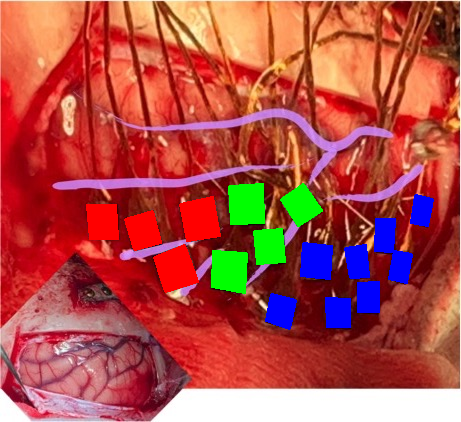
#> input picture code/NIN_canon/MAPPING/data_surgery/nilson_excel_surgery_photo_arrays_masked.png, 461 x 422 px, found by its file name
$ python arrays_in_cortex_mr_nilson.py
#> lines starting #> are read from the running program, lines starting #| are printed output that depends on the picture; after the words box and inside, x2 and y2 are one past the last pixel; in counts of white or black regions, pixels touching at a corner belong together
# -*- coding: utf-8 -*-
"""
Created on Tue Feb 13 16:14:32 2024

@author: Lozano


 >>> IN CONSTRUCTION


 The script is meant to go from the surgical picture to XY cortical locations of each
 array (and electrode).


Input:
    surgical picture (colored)
    a map that helps ordering the arrays to match the surgical picture


Output:
    dictionary with electrode positions, array IDs, area IDs and colors


 TODO:

     - make sure the order of the arrays is correct
     - make sure the orientation of the electrode numbers is correct
     - would be nice to modify the color code to match BR's mapping excel files
     - map each electrode to a jumper number, array number, channel number, instance number,
       cereplex M bank (A,B,C,D), stimulator number and stimulator bank (A, B), given the mapping
       used in Experiment 1. (This will be done in "mapping.py")


"""

#%%
import os
import cv2
import numpy as np
import matplotlib.pyplot as plt

rootpath = r"C:\Users\Radovan\OneDrive\Radboud\a_Internship\Antonio Lonzano\root\SlavsForSight\code\NIN_canon\MAPPING"
os.chdir(rootpath)


# Read the image
# image_path = r"C:\Users\Lozano\Desktop\NIN\Mr Nilson\nilson_excel_surgery_photo_arrays_masked.png"
image_path = rootpath + r"/data_surgery/nilson_excel_surgery_photo_arrays_masked.png"
image = cv2.imread(image_path)
#> image is the input picture: shape (422, 461, 3); mean B, G, R 71.5, 77.5, 176.1

# Define RGB values for red, green, and blue
red_rgb = np.array([255, 0, 0])       # Red color
green_rgb = np.array([0, 255, 0])     # Green color
blue_rgb = np.array([0, 0, 255])      # Blue color

# Define a function to create masks for a specified color
def create_color_mask(image, color_rgb, tolerance=20):
#> called with color_rgb = array of shape (3,), tolerance = 20
    lower_bound = color_rgb - tolerance
    upper_bound = color_rgb + tolerance
    lower_bound[lower_bound < 0] = 0
    upper_bound[upper_bound > 255] = 255
    mask = cv2.inRange(image, lower_bound, upper_bound)
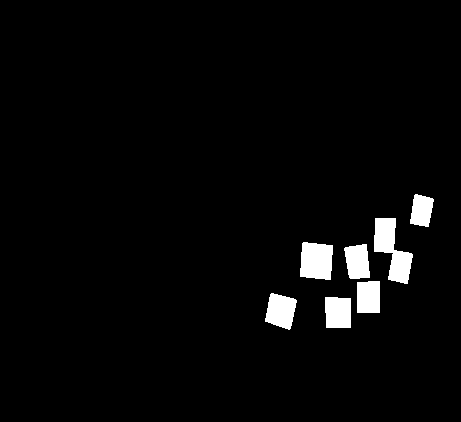
#> mask: shape (422, 461); 3.1% white; 7 white regions, largest, box (x1, y1, x2, y2) and area: (374, 218, 413, 284) 1335, (300, 242, 333, 280) 1089, (265, 293, 297, 330) 836
    return mask


def interpolate_points(p1, p2, num_points=10):
    """Interpolate `num_points` between `p1` and `p2` (inclusive)."""
    return np.linspace(p1, p2, num=num_points)


# def interpolate_grid_points(p1, p2, p3, p4, grid_size=8):
def interpolate_grid_points(p1, p3, p4, p2, grid_size=8):
    """Interpolate grid points within a square defined by four corners.

    :param p1, p2, p3, p4: Corners of the square, sorted clockwise or counter-clockwise.
    :param grid_size: The number of points per side in the grid.
    :return: A 2D array of grid points.
    """
    # Interpolate points along the top and bottom edges
    top_edge = interpolate_points(p1, p2, num_points=grid_size)
    bottom_edge = interpolate_points(p3, p4, num_points=grid_size)

    # Prepare the grid
    grid = np.zeros((grid_size, grid_size, 2))  # Initialize a grid of zeros

    # Fill the grid by interpolating between the top and bottom edges
    for i in range(grid_size):
        # grid[:, i, :] = interpolate_points(F_edge[i], bottom_edge[i], num_points=grid_size)
        grid[:, i, :] = interpolate_points(top_edge[i], bottom_edge[i], num_points=grid_size)

    return grid

def generate_utah_array_with_labels(corners, grid_size=8):
    """Generate an 8x8 Utah array grid with labels for given square corners."""
    # Assuming corners are [top-left, top-right, bottom-right, bottom-left]
    utah_array_grid = interpolate_grid_points(corners[0], corners[1], corners[2], corners[3], grid_size=grid_size)

    # Assign labels from 1 to 64 (or grid_size^2)
    labels = np.arange(1, grid_size**2 + 1).reshape((grid_size, grid_size))

    return utah_array_grid, labels

color_to_area = {
    'Blue': 'IT',  # Assuming 'Red' corresponds to the 'IT' area
    'Green': 'V4',  # Assuming 'Green' corresponds to the 'V4' area
    'Red': 'V1'  # Assuming 'Blue' corresponds to the 'V1' area
}


#%% mapping NEW to SURGERY labels

new_to_surgery_labels_mapping = {
    16: 13,
    15: 16,
    14: 15,
    13: 14,
    12: 12,
    11: 11,
    10: 10,
    9: 9,
    8: 8,
    7: 6,
    6: 1,
    5: 4,
    4: 7,
    3: 5,
    2: 2,
    1: 3,
}

#%%
# Create masks for each color
red_mask = create_color_mask(image, red_rgb)
green_mask = create_color_mask(image, green_rgb)
#> in create_color_mask (call 2), `mask = cv2.inRange(image, lower_bound, upper_bound)`: mask: shape (422, 461); 2.5% white; 4 white regions, box (x1, y1, x2, y2) and area: (228, 183, 265, 225) 1435, (211, 250, 248, 294) 1424, (253, 228, 286, 265) 1052, (280, 183, 323, 227) 1031
blue_mask = create_color_mask(image, blue_rgb)
#> in create_color_mask (call 3), `mask = cv2.inRange(image, lower_bound, upper_bound)`: mask: shape (422, 461); 2.6% white; 8 white regions (4 under 20 px), largest, box (x1, y1, x2, y2) and area: (179, 196, 221, 242) 1444, (153, 244, 199, 293) 1430, (86, 204, 119, 240) 1098, (124, 210, 162, 251) 1058

# Apply erosion to each mask
kernel = np.ones((3, 3), np.uint8)
red_mask = cv2.erode(red_mask, kernel, iterations=2)
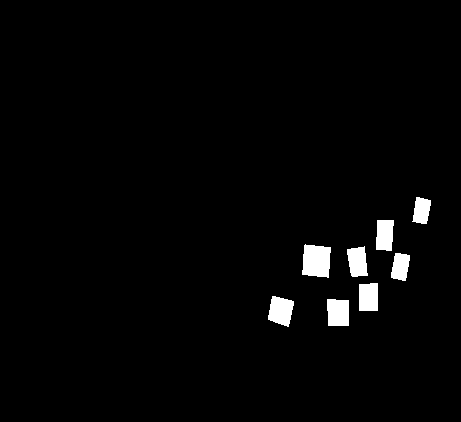
#> red_mask: shape (422, 461); 2.2% white; 8 white regions, largest, box (x1, y1, x2, y2) and area: (302, 244, 331, 278) 821, (268, 296, 294, 327) 580, (327, 299, 349, 326) 566
green_mask = cv2.erode(green_mask, kernel, iterations=2)
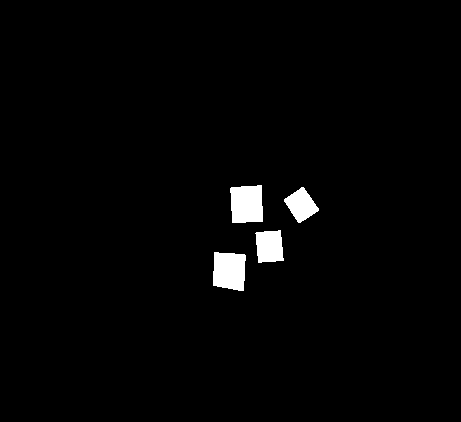
#> green_mask: shape (422, 461); 1.9% white; 4 white regions, box (x1, y1, x2, y2) and area: (230, 185, 263, 223) 1135, (213, 252, 246, 291) 1116, (255, 230, 284, 263) 788, (284, 187, 319, 223) 705
blue_mask = cv2.erode(blue_mask, kernel, iterations=2)
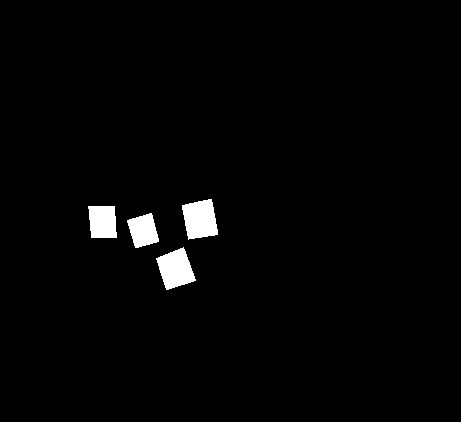
#> blue_mask: shape (422, 461); 1.9% white; 4 white regions, box (x1, y1, x2, y2) and area: (182, 199, 218, 240) 1109, (156, 247, 196, 290) 1073, (88, 206, 117, 238) 838, (127, 213, 159, 248) 763

ArrCounter = 0

# %matplotlib inline

# Iterate through each mask
for color, mask in zip(['Red', 'Green', 'Blue'], [red_mask, green_mask, blue_mask]):
    # Find contours in the mask
    contours, _ = cv2.findContours(mask, cv2.RETR_TREE, cv2.CHAIN_APPROX_TC89_KCOS)

    # Initialize list to store square corners
    square_corners = []

    # Iterate through contours and fit rectangles
    for contour in contours:
        # Approximate a polygonal curve from the contour
        epsilon = 0.03 * cv2.arcLength(contour, True)
        polygon = cv2.approxPolyDP(contour, epsilon, True)

        # If the contour has 4 vertices, it's likely a square
        if len(polygon) == 4:
            square_corners.append(polygon.reshape(-1, 2))

    # Draw white dots at the corners of each square and label them
    for i, corners in enumerate(square_corners):

        # Create the array number label
        array_label = f'{ArrCounter+1}'
        ArrCounter = ArrCounter + 1

        # Find the centroid of the square
        centroid = np.mean(corners, axis=0)

        # Sort corners based on their position relative to the centroid
        sorted_corners = sorted(corners, key=lambda x: np.arctan2(x[1]-centroid[1], x[0]-centroid[0]), reverse = True)

        # Draw white dots and label each corner
        for j, corner in enumerate(sorted_corners):
            label = str(j + 1)  # Start labeling from 1
            cv2.circle(image, tuple(corner), 3, (255, 255, 255), -1)
            cv2.putText(image, label, tuple(corner), cv2.FONT_HERSHEY_SIMPLEX, 0.5, (150, 150, 150), 2)
        cv2.putText(image, array_label, (int(centroid[0]), int(centroid[1])), cv2.FONT_HERSHEY_SIMPLEX, 0.5, (0, 0, 0), 2)
#> this loop made 3 passes
#> color on passes 1 to 3: 'Red', 'Green', 'Blue'
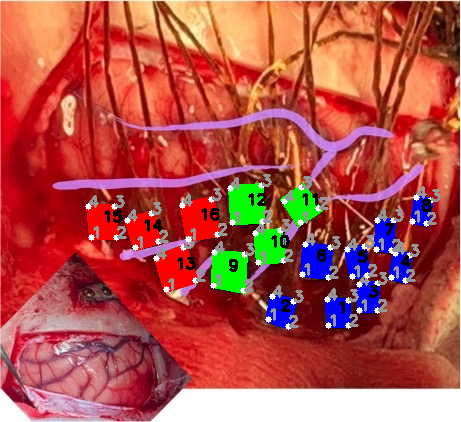
#> image: shape (422, 461, 3); 3.77% of pixels changed, all inside (x1, y1, x2, y2) = (85, 174, 441, 330)
#> after the loop, ArrCounter = 16


# Display the image with white dots and labels
plt.figure(figsize=(8, 6))
plt.imshow(cv2.cvtColor(image, cv2.COLOR_BGR2RGB))
plt.axis('off')
plt.title(f'{color} Squares with Corner Labels')
plt.show()


#%% Storing data in dicts

# Initialize the data structure
array_details = {}

# Reset the counter for consistency in example
ArrCounter = 0

# Iterate through each mask
for color, mask in zip(['Red', 'Green', 'Blue'], [red_mask, green_mask, blue_mask]):
    contours, _ = cv2.findContours(mask, cv2.RETR_TREE, cv2.CHAIN_APPROX_SIMPLE)

    for contour in contours:
        epsilon = 0.03 * cv2.arcLength(contour, True)
        polygon = cv2.approxPolyDP(contour, epsilon, True)

        if len(polygon) == 4:
            corners_array = polygon.reshape(-1, 2)
            centroid = np.mean(corners_array, axis=0)
            sorted_corners = sorted(corners_array, key=lambda x: np.arctan2(x[1]-centroid[1], x[0]-centroid[0]), reverse=True)

            # Increment the array counter and update the array details
            ArrCounter += 1
            new_label = ArrCounter

            # Map the new label to the surgery label using the provided mapping
            surgery_label = new_to_surgery_labels_mapping.get(new_label, "Unknown")

            # Store details in the dictionary
            array_details[new_label] = {
                'Visual Area': color_to_area[color],
                'Sorted Corners': sorted_corners,
                'Surgery Label': surgery_label,
                'New Label': new_label
            }
#> after the loop, ArrCounter = 16; array_details = 16 items

# At this point, `array_details` will contain all the required information for each array

#%% creating utah arrays

# Update array details with Utah array positions and labels
for new_label, details in array_details.items():
    sorted_corners = details['Sorted Corners']
    utah_array_grid, utah_array_labels = generate_utah_array_with_labels(sorted_corners)
    array_details[new_label]['Utah Array Positions'] = utah_array_grid
    array_details[new_label]['Utah Array Labels'] = utah_array_labels
#> this loop made 16 passes
#> sorted_corners on passes 1 to 12: [[328, 325], [348, 325], [348, 300], [327, 299]], [[268, 319], [288, 326], [293, 301], [272, 296]], [[359, 310], [377, 310], [377, 283], [359, 284]], [[391, 277], [405, 280], [409, 255], [395, 253]], [[352, 276], [367, 275], [364, 246], [347, 249]], [[302, 274], [328, 277], [330, 247], [305, 244]], [[376, 249], [391, 250], [393, 220], [377, 220]], [[412, 221], [426, 223], [430, 200], [416, 197]], [[213, 285], [243, 290], [245, 255], [214, 252]], [[258, 262], [283, 260], [280, 230], [255, 233]], [[298, 222], [318, 210], [303, 187], [284, 199]], [[232, 222], [262, 221], [261, 185], [230, 188]]

# At this point, `array_details` includes the Utah array positions and labels (1 to 64) for each array

# %matplotlib inline

plt.figure(figsize=(12, 8))  # Increased figure size for better visibility

area_colors = {
    'V1': 'blue',
    'V4': 'green',
    'IT': 'red'
}

# To ensure each visual area is represented once in the legend
legend_handles = {}

for new_label, details in array_details.items():
    positions = details['Utah Array Positions']
    labels = details['Utah Array Labels']
    visual_area = details['Visual Area']

    # if visual_area == 'V1':
    surgery_label = details['Surgery Label']  # Assuming this contains the surgical label

    x, y = positions[:,:,0].flatten(), positions[:,:,1].flatten() * -1
    centroid_x, centroid_y = np.mean(x), np.mean(y)  # Calculate the centroid for the surgical label placement
    color = area_colors.get(visual_area, 'gray')

    # Plot points and check for legend handle
    if visual_area not in legend_handles:
        scatter = plt.scatter(x, y, color=color, label=visual_area)
        legend_handles[visual_area] = scatter
    else:
        plt.scatter(x, y, color=color)

    # Add electrode labels
    for i, label in enumerate(labels.flatten()):
        plt.text(x[i], y[i], str(label), color='black', fontsize=8)

    # Add the surgical label in a larger, bold font at the centroid
    plt.text(centroid_x, centroid_y, f'{surgery_label}', color='black', fontsize=20, fontweight='bold', ha='center', va='center')
#> this loop made 16 passes
#> (visual_area, surgery_label, centroid_x, centroid_y, color) on passes 1 to 12: ('V1', 3, 337.8, -312.2, 'blue'), ('V1', 2, 280.2, -310.5, 'blue'), ('V1', 5, 368, -296.8, 'blue'), ('V1', 7, 400, -266.2, 'blue'), ('V1', 4, 357.5, -261.5, 'blue'), ('V1', 1, 316.2, -260.5, 'blue'), ('V1', 6, 384.2, -234.8, 'blue'), ('V1', 8, 421, -210.2, 'blue'), ('V4', 9, 228.8, -270.5, 'green'), ('V4', 10, 269, -246.2, 'green'), ('V4', 11, 300.8, -204.5, 'green'), ('V4', 12, 246.2, -204, 'green')
#> after the loop, legend_handles = 3 items

# Adjust legend
plt.legend(handles=legend_handles.values(), title='Visual Area')

plt.title('Scatter Plot of Utah Array Positions with Corresponding Colors, Labels, and Bold Surgical Labels')
plt.xlabel('X Coordinate')
plt.ylabel('Y Coordinate')
plt.grid(False)
plt.tight_layout()
plt.show()
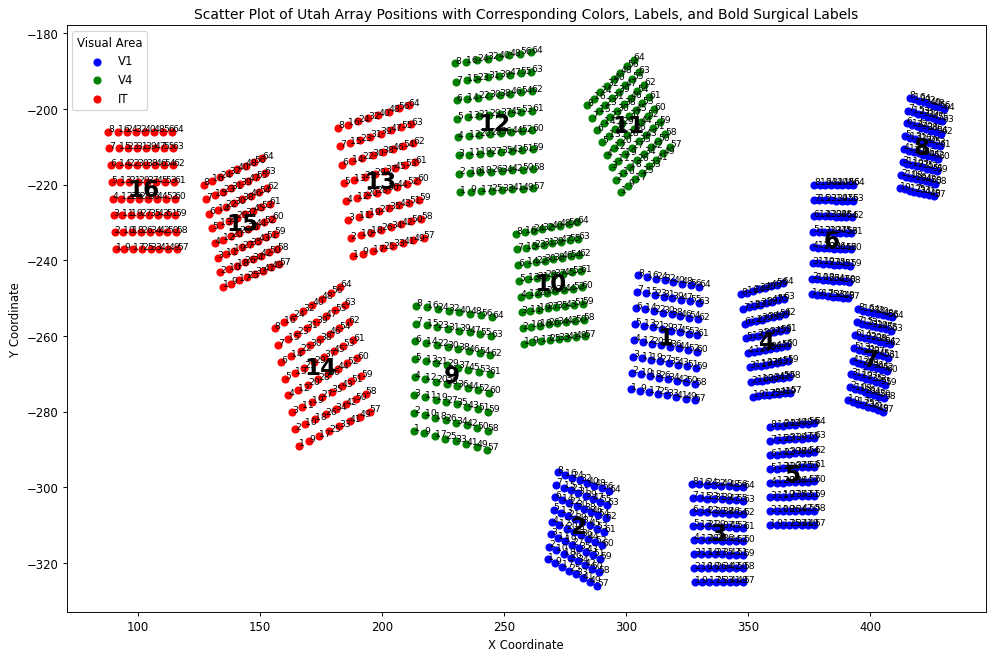
#> figure drawn by matplotlib, 1 panel

#%% Plotting Utah Arrais with Array-wise color code


# Colors for 16 arrays in LICK
colsL = [(1.0000, 0,  0,), (1.0000, 0.3750, 0), (1.0000, 0.7500, 0), (0.8750, 1.0000, 0), (0.5000, 1.0000, 0), (0.1250, 1.0000, 0), (0, 1.0000, 0.2500), (0.5451, 0.2706, 0.0745),
         (0, 1.0000, 1.0000), (0, 0.6250, 1.0000), (0, 0.2500, 1.0000), (0.1250, 0, 1.0000), (0.5000, 0, 1.0000), (0.8750, 0, 1.0000), (1.0000, 0, 0.7500), (1.0000, 0, 0.3750)]
colors = []
allColors = []
#repeatinag color for each array
for i in range(16):
    colors.append(colsL[i])
    for j in range(64):
        allColors.append(colsL[i])

colors = np.array(colors)
allColors = np.array(allColors)


# Update array details with Utah array positions and labels
for new_label, details in array_details.items():
    sorted_corners = details['Sorted Corners']
    utah_array_grid, utah_array_labels = generate_utah_array_with_labels(sorted_corners)
    array_details[new_label]['Utah Array Positions'] = utah_array_grid
    array_details[new_label]['Utah Array Labels'] = utah_array_labels

# At this point, `array_details` includes the Utah array positions and labels (1 to 64) for each array

#%matplotlib inline
#%matplotlib qt

plt.figure(figsize=(12, 8))  # Increased figure size for better visibility

area_colors = {
    'V1': 'blue',
    'V4': 'green',
    'IT': 'red'
}

# To ensure each visual area is represented once in the legend
legend_handles = {}


for new_label, details in array_details.items():
    positions = details['Utah Array Positions']
    labels = details['Utah Array Labels']
    visual_area = details['Visual Area']

    # if visual_area == 'V1':
    surgery_label = details['Surgery Label']  # Assuming this contains the surgical label

    x, y = positions[:,:,0].flatten(), positions[:,:,1].flatten() * -1
    centroid_x, centroid_y = np.mean(x), np.mean(y)  # Calculate the centroid for the surgical label placement
    # color = area_colors.get(visual_area, 'gray')
    # color = allColors[ details['New Label'] * 64 - 64 +  labels[0][0] ]
    color = allColors[ details['Surgery Label'] * 64 - 64 +  labels[0][0] ]


    # Plot points and check for legend handle
    if visual_area not in legend_handles:
        scatter = plt.scatter(x, y, color=color, label=visual_area, s = 50)
        legend_handles[visual_area] = scatter
    else:
        plt.scatter(x, y, color=color, s = 50)

    # Add electrode labels
    for i, label in enumerate(labels.flatten()):
        plt.text(x[i], y[i], str(label), color='black', fontsize=8)

    # Add the surgical label in a larger, bold font at the centroid
    plt.text(centroid_x, centroid_y, f'{surgery_label}', color='black', fontsize=20, fontweight='bold', ha='center', va='center')
#> this loop made 16 passes
#> (visual_area, surgery_label, centroid_x, centroid_y, color) on passes 1 to 12: ('V1', 3, 337.8, -312.2, [1, 0.75, 0]), ('V1', 2, 280.2, -310.5, [1, 0.375, 0]), ('V1', 5, 368, -296.8, [0.5, 1, 0]), ('V1', 7, 400, -266.2, [0, 1, 0.25]), ('V1', 4, 357.5, -261.5, [0.875, 1, 0]), ('V1', 1, 316.2, -260.5, [1, 0, 0]), ('V1', 6, 384.2, -234.8, [0.125, 1, 0]), ('V1', 8, 421, -210.2, [0.545, 0.271, 0.0745]), ('V4', 9, 228.8, -270.5, [0, 1, 1]), ('V4', 10, 269, -246.2, [0, 0.625, 1]), ('V4', 11, 300.8, -204.5, [0, 0.25, 1]), ('V4', 12, 246.2, -204, [0.125, 0, 1])

# Adjust legend
plt.legend(handles=legend_handles.values(), title='Visual Area')

plt.title('Scatter Plot of Utah Array Positions with Corresponding Colors, Labels, and Bold Surgical Labels')
plt.xlabel('X Coordinate')
plt.ylabel('Y Coordinate')
plt.grid(False)
plt.tight_layout()
plt.show()
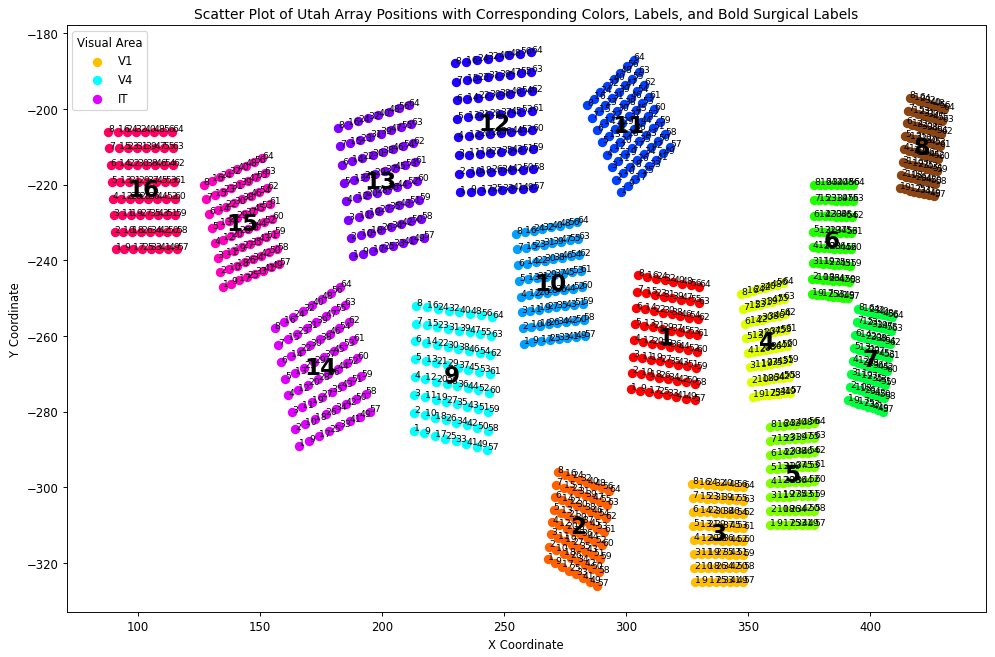
#> figure drawn by matplotlib, 1 panel


#%% SAVE DATA

import pickle

# File path where you want to save the data
# save_path = r"C:\Users\Lozano\Desktop\NIN\RF_mapping_SparseNoise\code\analyze_sparseNoise_AL\cortical_array_details.pkl"
save_path = r"\\vs03\VS03-VandC-INTENSE2\mind_writing\data_analysis\MAPPING\results\cortical_array_details.pkl"
# Saving array_details to a file
with open(save_path, 'wb') as file:
    pickle.dump(array_details, file)

print("Data saved successfully.")

#%% LOAD DATA
# save_path = r"C:\Users\Lozano\Desktop\NIN\RF_mapping_SparseNoise\code\analyze_sparseNoise_AL\cortical_array_details.pkl"

# Loading array_details from the saved file
with open(save_path, 'rb') as file:
    loaded_array_details = pickle.load(file)

print("Data loaded successfully.")

# Test to ensure the data is intact
print(loaded_array_details.keys())  # This will print the keys of the dictionary to verify it's loaded correctly
